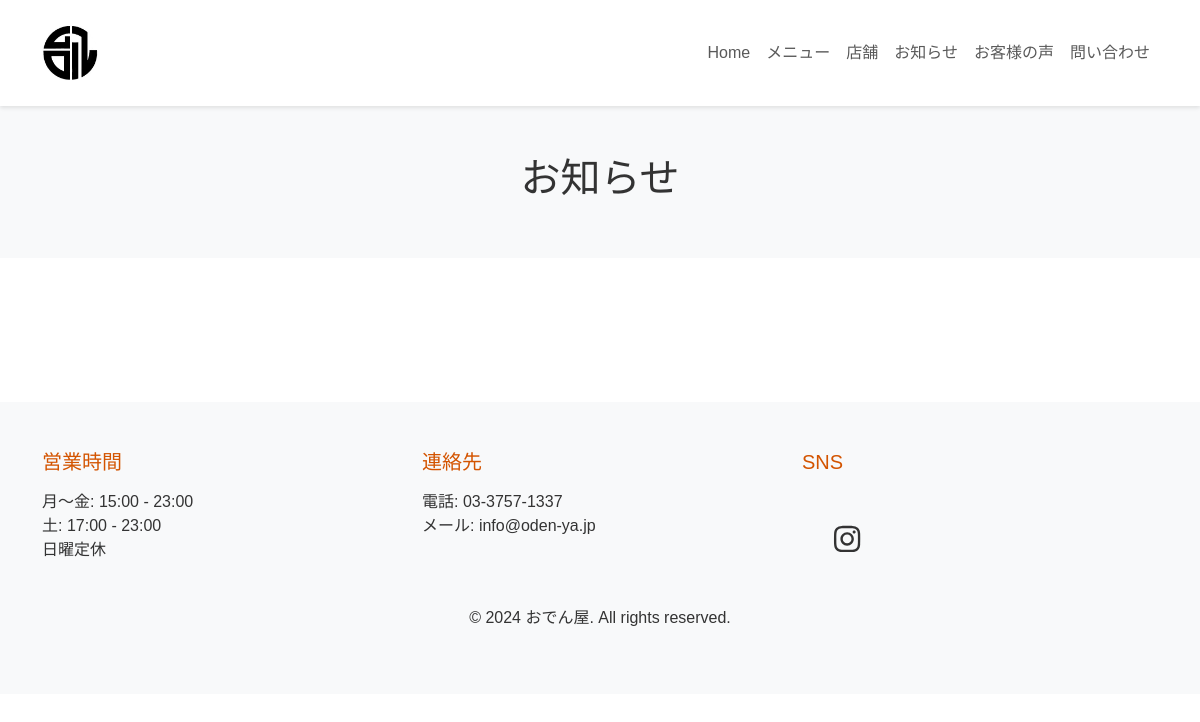
/news, run on an earlier commit of the app's database.
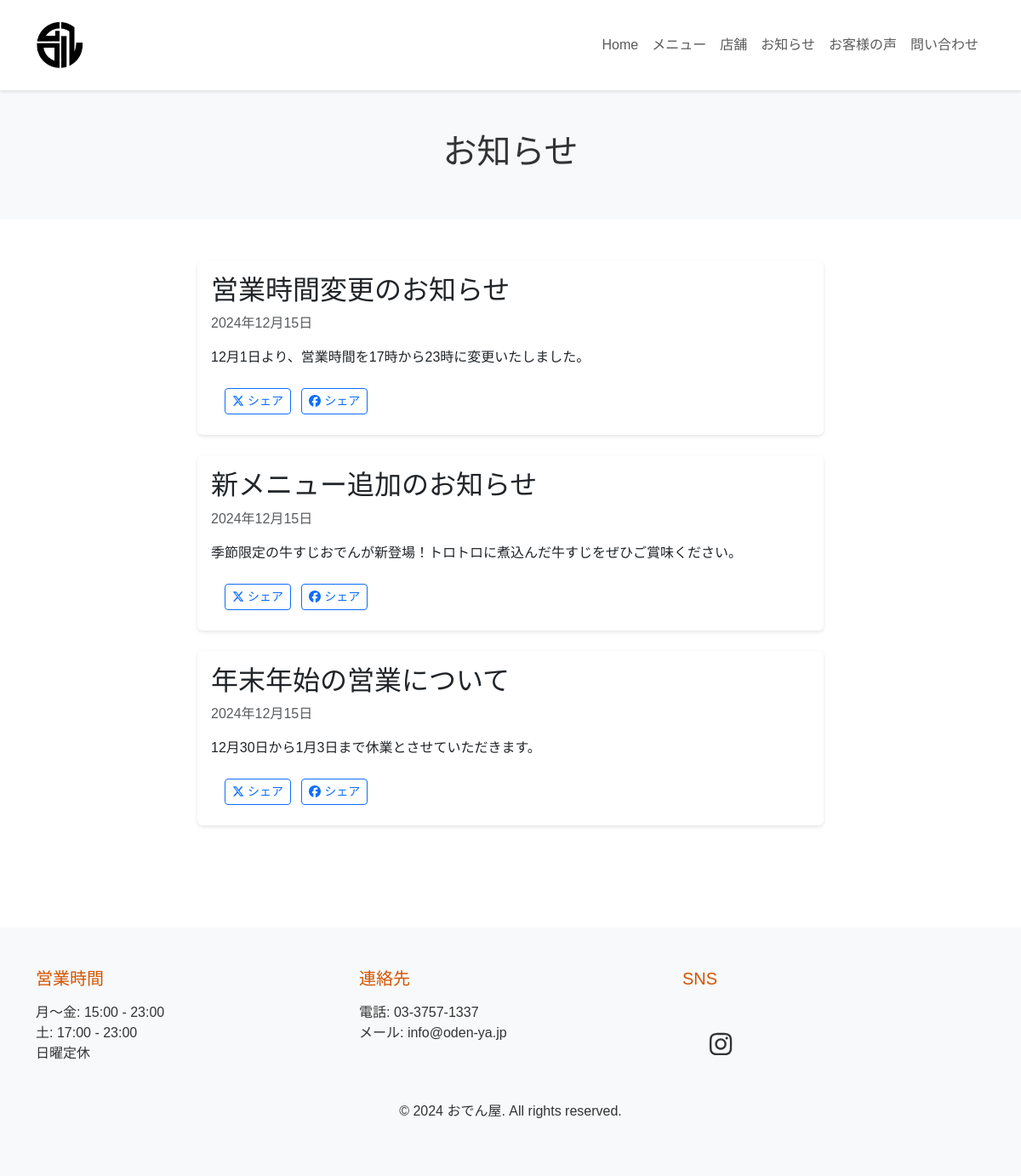
And on a later commit of the database.
### models.py (models this page shows)
class NewsPost(db.Model):
    id = db.Column(db.Integer, primary_key=True)
    title = db.Column(db.String(200), nullable=False)
    content = db.Column(db.Text, nullable=False)
    date = db.Column(db.DateTime, default=datetime.utcnow)

### app.py (the view)
@app.route('/news')
def news():
    posts = NewsPost.query.order_by(NewsPost.date.desc()).all()
    return render_template('news.html', posts=posts)

### templates/news.html
{% extends "base.html" %}
{% block content %}
<div class="news-header py-5 bg-light">
    <div class="container">
        <h1 class="text-center">お知らせ</h1>
    </div>
</div>
<section class="news-section py-5">
    <div class="container">
        <div class="row">
            {% for post in posts %}
            <div class="col-md-8 offset-md-2 mb-4">
                <div class="card">
                    <div class="card-body">
                        <h2 class="card-title">{{ post.title }}</h2>
                        <p class="text-muted">{{ post.date.strftime('%Y年%m月%d日') }}</p>
                        <div class="card-text">
                            {{ post.content }}
                        </div>
                        <div class="card-footer bg-transparent border-0">
                            <div class="share-buttons mt-3">
                                <a href="https://twitter.com/intent/tweet?text={{ post.title|urlencode }}&url={{ request.url|urlencode }}"
                                   class="btn btn-outline-primary btn-sm me-2" target="_blank">
                                    <i class="fab fa-x-twitter"></i> シェア
                                </a>
                                <a href="https://www.facebook.com/sharer/sharer.php?u={{ request.url|urlencode }}"
                                   class="btn btn-outline-primary btn-sm" target="_blank">
                                    <i class="fab fa-facebook"></i> シェア
                                </a>
                            </div>
                        </div>
                    </div>
                </div>
            </div>
            {% endfor %}
        </div>
    </div>
</section>
{% endblock %}

### templates/base.html (shortened to what this page needs)
<!DOCTYPE html>
<html lang="ja">
<head>
    <link href="https://cdn.jsdelivr.net/npm/bootstrap@5.3.2/dist/css/bootstrap.min.css" rel="stylesheet">
    <link rel="stylesheet" href="{{ url_for('static', filename='css/style.css') }}">
</head>
<body>
    <nav class="navbar navbar-expand-lg navbar-light">
        <div class="container">
            <a class="navbar-brand" href="{{ url_for('home') }}">
                <img src="{{ url_for('static', filename='images/logo.jpg') }}" alt="おでん台八" class="navbar-logo">
            </a>
            <div class="collapse navbar-collapse" id="navbarNav">
                <ul class="navbar-nav ms-auto">
                    <li class="nav-item">
                        <a class="nav-link" href="{{ url_for('home') }}">Home</a>
                    </li>
                    <li class="nav-item">
                        <a class="nav-link" href="{{ url_for('menu') }}">メニュー</a>
                    </li>
                    <li class="nav-item">
                        <a class="nav-link" href="{{ url_for('store') }}">店舗</a>
                    </li>
                    <li class="nav-item">
                        <a class="nav-link" href="{{ url_for('news') }}">お知らせ</a>
                    </li>
                    <li class="nav-item">
                        <a class="nav-link" href="{{ url_for('reviews') }}">お客様の声</a>
                    </li>
                    <li class="nav-item">
                        <a class="nav-link" href="{{ url_for('contact') }}">問い合わせ</a>
                    </li>
                </ul>
            </div>
        </div>
    </nav>
    {% block content %}{% endblock %}
    <footer class="footer mt-5">
        <div class="container">
            <div class="row">
                <div class="col-md-4">
                    <h5>営業時間</h5>
                    <p>月～金: 15:00 - 23:00<br>土: 17:00 - 23:00<br>日曜定休</p>
                </div>
                <div class="col-md-4">
                    <h5>連絡先</h5>
                    <p>電話: 03-3757-1337<br>
                    メール: info@oden-ya.jp</p>
                </div>
                <div class="col-md-4">
                    <h5>SNS</h5>
                    <div class="social-links">
                        <a href="https://www.instagram.com/PLACEHOLDER" class="me-2" target="_blank"><i class="fab fa-instagram fa-lg"></i></a>
                    </div>
                </div>
            </div>
            <div class="row mt-3">
                <div class="col text-center">
                    <p>&copy; 2024 おでん屋. All rights reserved.</p>
                </div>
            </div>
        </div>
    </footer>
    <link href="https://cdnjs.cloudflare.com/ajax/libs/font-awesome/6.5.1/css/all.min.css" rel="stylesheet">
</body>
</html>

### static/css/style.css (style rules this page uses)
.navbar-logo { height: 80px; width: auto; margin-right: 1rem; }
body { font-family: 'Noto Sans JP', sans-serif; color: #333; }
.navbar { background-color: rgba(255, 255, 255, 0.95); box-shadow: 0 2px 4px rgba(0,0,0,0.1); }
.navbar-brand { font-size: 1.5rem; font-weight: 700; }
.card { border: none; box-shadow: 0 2px 4px rgba(0,0,0,0.1); transition: all 0.3s ease; }
.footer { background-color: #f8f9fa; padding: 3rem 0; margin-top: 3rem; }
.footer h5 { color: #d35400; margin-bottom: 1rem; }
.social-links a { color: #333; font-size: 1.5rem; transition: color 0.3s ease; }
.social-links a { color: #333; transition: all 0.3s ease; display: block; padding: 2rem; border-radius: 8px; text-decoration: none; }
.share-buttons a { transition: all 0.3s ease; }

What changed in the data, as far as the page shows it:
added NewsPost: title "営業時間変更のお知らせ", date "2024年12月15日", content "12月1日より、営業時間を17時から23時に変更いたしました。"
added NewsPost: title "新メニュー追加のお知らせ", date "2024年12月15日", content "季節限定の牛すじおでんが新登場！トロトロに煮込んだ牛すじをぜひご賞味ください。"
added NewsPost: title "年末年始の営業について", date "2024年12月15日", content "12月30日から1月3日まで休業とさせていただきます。"
